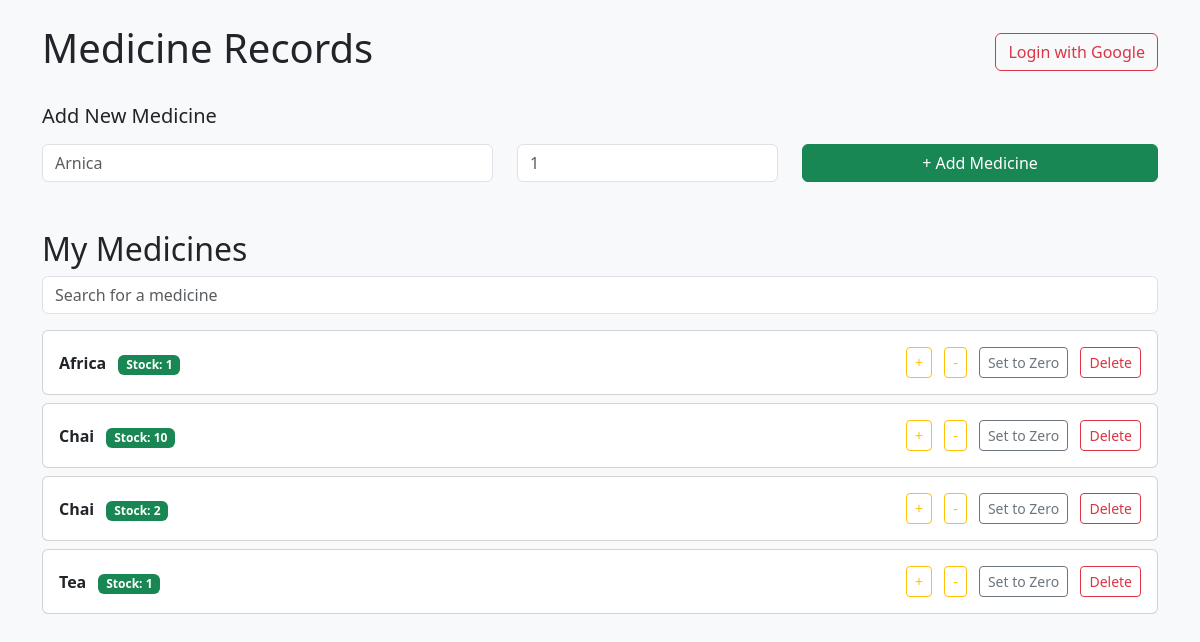
Before: / with the older database file.
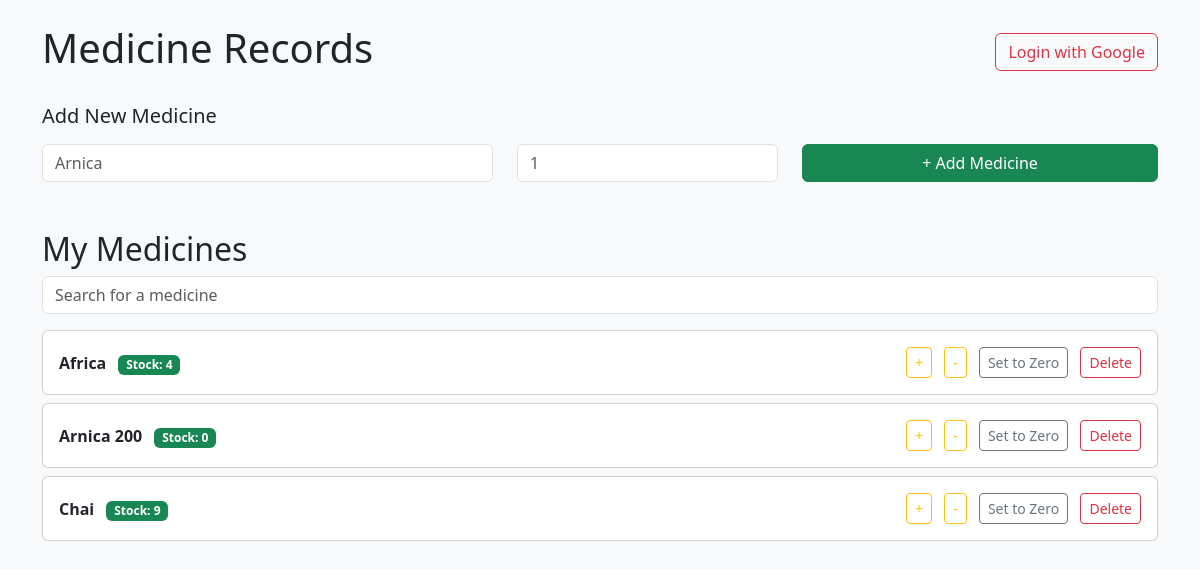
After: the same page with the newer database file.
### medicine/models.py (models this page shows)
class Medicine(models.Model):
    medicine = models.CharField(max_length=100)
    stock = models.PositiveIntegerField(default=1)

### medicine/views.py (the view, shortened to what this page needs)
# urls.py: path('', views.home, name='home'),
@csrf_protect
def home(request):
    medicine = None
    stock = None
    form = MedForm()
    medicines = Medicine.objects.all().order_by('medicine')
    return render(request, 'medicine/home.html', {
        'form': form,
        'medicines': medicines,
        'stock': stock,
    })

### medicine/forms.py
class MedForm(forms.Form):
    medicine = forms.CharField(
        label="Enter ",
        max_length=100,
        widget=forms.TextInput(attrs={"class": "form-control", "placeholder": "Arnica"})
    )
    stock = forms.IntegerField(
            label="Stock",
            min_value=0,
            widget=forms.NumberInput(attrs={"class": "form-control","placeholder": "1","min": 0
            })
        )

### medicine/templates/medicine/home.html (shortened to what this page needs)
{% load static %}
<!DOCTYPE html>
<html lang="en">
<head>
    <link rel="stylesheet" href="{% static 'medicine/home.css' %}">
    <link href="https://cdn.jsdelivr.net/npm/bootstrap@5.3.7/dist/css/bootstrap.min.css" rel="stylesheet"
>
</head>
<body class="bg-light">
    <div class="container py-4">
        <header class="d-flex justify-content-between  align-items-center mb-4">
            <h1>Medicine Records</h1>
            <button class="btn btn-outline-danger">Login with Google</button>
        </header>
        <section class="mb-5">
            <h2 class="h5 mb-3">Add New Medicine</h2>
            <form method="post" class="row">
                <div class="col-md-5">
                    {{ form.medicine }}
                </div>
                <div class="col-md-3">
                    {{ form.stock }}
                </div>
                <div class="col-md-4">
                    <button type="submit" class="btn btn-success w-100">+ Add Medicine</button>
                </div>
            </form>
        </section>
        <section>
            <h2 class="medicine-list">My Medicines</h2>
            <div class="mb-3">
                <input type="text" class="form-control" id="searchInput"  placeholder="Search for a medicine">
            </div>
            <div id="contentList">
                {% for med in medicines %}
                    <div class="card mb-2 p-3 d-flex flex-md-row justify-content-between align-items-center"
                        data-id="{{ med.id }}">
                        <div>
                            <strong>{{ med.medicine }}</strong>
                            <span id="quantity-{{ med.id }}" class="badge bg-success ms-2">Stock: {{ med.stock }}</span>
                        </div>
                        <div class="mt-2 mt-md-0" id="card-{{ med.id }}">
                            <button class="action-btn btn btn-outline-warning btn-sm me-2" data-product-id="{{ med.id }}"
                                data-action="increment">+</button>
                            <button class="action-btn btn btn-outline-warning btn-sm me-2" data-product-id="{{ med.id }}"
                                data-action="decrement">-</button>
                            <button class="action-btn btn btn-outline-secondary btn-sm me-2" data-product-id="{{ med.id }}"
                                data-action="zero">Set to Zero</button>
                            <button class="action-btn btn btn-outline-danger btn-sm" data-product-id="{{ med.id }}"
                                data-action="delete">Delete</button>
                        </div>
                    </div>
                {% empty %}
                <p class="text-muted">No medicines added yet.</p>
                {% endfor %}
            </div>
        </section>
    </div>
</body>
</html>

Changed rows visible on the page:
removed Medicine: medicine "Chai", stock "2"
removed Medicine: medicine "Tea", stock "1"
changed Medicine "Africa": stock "1" → "4"
added Medicine: medicine "Arnica 200", stock "0"
changed Medicine "Chai": stock "10" → "9"
